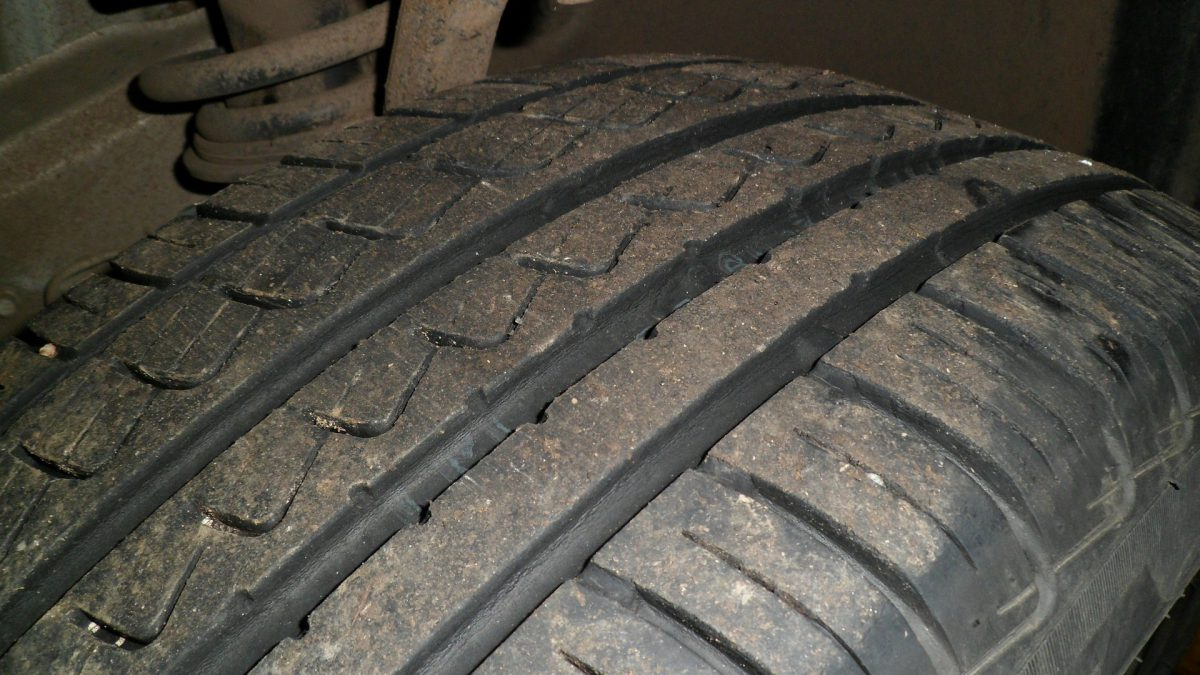
#> input picture data/images/test.jpg, 1200 x 675 px
$ python main.py   (older library calls are emulated)
#> lines starting #> are read from the running program, lines starting #| are printed output that depends on the picture
### src/stage1_preprocessing.py
import cv2
import matplotlib.pyplot as plt


def preprocess_image(image_path):
#> called with image_path = 'data/images/test.jpg'
    img = cv2.imread(image_path)
#> img is the input picture: shape (675, 1200, 3); mean B, G, R 70.4, 78.6, 81.3
    if img is None:
        raise ValueError(f"Image not found: {image_path}")

    gray     = cv2.cvtColor(img, cv2.COLOR_BGR2GRAY)
    clahe    = cv2.createCLAHE(clipLimit=2.0, tileGridSize=(8, 8))
    enhanced = clahe.apply(gray)
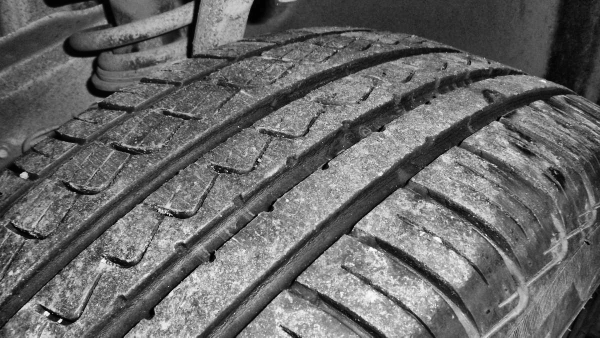
#> enhanced: shape (675, 1200) (shown at 1/2 size); min 0, max 254, mean 104.1
    blurred  = cv2.GaussianBlur(enhanced, (5, 5), 0)

    return img, gray, enhanced, blurred


def show_stage1(img, gray, enhanced, blurred, save_path="outputs/output_stage1.png"):
#> called with save_path = 'outputs/output_stage1.png'
    fig, axes = plt.subplots(1, 4, figsize=(14, 4))
    fig.suptitle("STAGE 1 — Preprocessing", fontsize=13, fontweight='bold')

    axes[0].imshow(cv2.cvtColor(img, cv2.COLOR_BGR2RGB))
    axes[0].set_title("Original")
    axes[0].axis("off")

    axes[1].imshow(gray, cmap='gray')
    axes[1].set_title("Grayscale")
    axes[1].axis("off")

    axes[2].imshow(enhanced, cmap='gray')
    axes[2].set_title("CLAHE")
    axes[2].axis("off")

    axes[3].imshow(blurred, cmap='gray')
    axes[3].set_title("Blurred (output)")
    axes[3].axis("off")

    plt.tight_layout()
    plt.savefig(save_path, dpi=120, bbox_inches='tight')
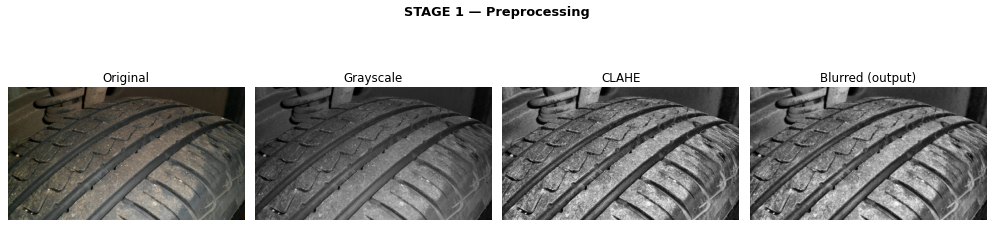
#> figure drawn by matplotlib, 4 panels
    plt.show()
    print(f"✅ Stage 1 done → {save_path}")

### src/stage2_roi.py
import cv2
import numpy as np
import matplotlib.pyplot as plt


def extract_roi(blurred):
    h, w = blurred.shape

    # Primary strategy: center crop — avoids background edge interference
    # and handles angled tyres where contour detection fails
    roi = blurred[int(h * 0.2):int(h * 0.8), :]

    # Edge detection — run on smoothed signal only (not raw roi)
    smooth = cv2.GaussianBlur(roi, (5, 5), 0)
    edges  = cv2.Canny(smooth, 50, 150)

    # Morphological closing to connect groove edges into bands
    kernel = cv2.getStructuringElement(cv2.MORPH_RECT, (15, 15))
    closed = cv2.morphologyEx(edges, cv2.MORPH_CLOSE, kernel)

    # Optional refinement: use contour only if a clear horizontal band exists
    refined_roi = roi
    contours, _ = cv2.findContours(closed, cv2.RETR_EXTERNAL, cv2.CHAIN_APPROX_SIMPLE)

    if contours:
        largest      = max(contours, key=cv2.contourArea)
        x, y, cw, ch = cv2.boundingRect(largest)
        aspect_ratio  = cw / ch if ch > 0 else 0
        if aspect_ratio > 2 and cw > w * 0.4:
            refined_roi = roi[y:y+ch, x:x+cw]

    return refined_roi, edges, closed


def show_stage2(blurred, roi, edges, refined_roi, save_path="outputs/output_stage2.png"):
    fig, axes = plt.subplots(1, 4, figsize=(14, 4))
    fig.suptitle("STAGE 2 — ROI Extraction", fontsize=13, fontweight='bold')

    axes[0].imshow(blurred,     cmap='gray')
    axes[0].set_title("Blurred Input")
    axes[0].axis("off")

    axes[1].imshow(roi,         cmap='gray')
    axes[1].set_title("Center Crop ROI")
    axes[1].axis("off")

    axes[2].imshow(edges,       cmap='gray')
    axes[2].set_title("Canny Edges")
    axes[2].axis("off")

    axes[3].imshow(refined_roi, cmap='gray')
    axes[3].set_title("Final ROI")
    axes[3].axis("off")

    plt.tight_layout()
    plt.savefig(save_path, dpi=120, bbox_inches='tight')
    plt.show()
    print(f"✅ Stage 2 done → {save_path}")

### src/stage3_tsci.py
"""
STAGE 3 — Tyre Surface Clarity Index (TSCI) via 2-D DFT
=========================================================
Module : M3 (Frequency-Domain Analysis)
Purpose: Quantify tread wear severity through the spatial-frequency
         energy distribution of the tread-band ROI.

Core Novel Contribution
-----------------------
We define the Tyre Surface Clarity Index (TSCI):

        TSCI = E_HF / E_total

where
  E_HF    = sum of 2-D DFT magnitude coefficients whose spatial
            frequency radius exceeds a threshold r_th
  E_total = sum of ALL 2-D DFT magnitude coefficients (excl. DC)

Physical Justification
----------------------
A new tyre has deep, sharp grooves that produce strong high-spatial-
frequency edges in the tread image. As the tyre wears, grooves become
shallower and the surface flattens, attenuating high-frequency energy
and concentrating spectral power in the low-frequency (DC) band.
TSCI therefore DECREASES monotonically with tread wear — a physically
well-founded and lighting-invariant metric.

Unlike shadow-width methods (which depend on illumination angle and
camera distance), 2-D DFT energy ratios are insensitive to uniform
brightness changes and moderate perspective distortions.

Classification thresholds (empirically determined from dataset;
see calibration notebook):
  TSCI > T_safe    → Safe
  T_warn < TSCI ≤ T_safe → Warning
  TSCI ≤ T_warn    → Dangerous

Steps
-----
1. Resize ROI to fixed 256×128 (standardises spatial frequency scale)
2. 2-D FFT → shift DC to centre → log-magnitude spectrum
3. Build annular high-frequency mask (r > r_th = 20 % of min dimension)
4. Compute TSCI = E_HF / E_total
5. Classify using empirically set thresholds
6. Visualise: ROI | log spectrum | frequency mask | radial energy profile
"""

import cv2
import numpy as np
import matplotlib.pyplot as plt


# ---------------------------------------------------------------------------
# Tunable constants — adjust after dataset calibration
# ---------------------------------------------------------------------------
ROI_W        = 256       # fixed resize width
ROI_H        = 128       # fixed resize height
FREQ_RADIUS  = 0.20      # high-freq threshold as fraction of min(H, W)
TSCI_SAFE    = 0.55      # TSCI > this → Safe      (calibrate on dataset)
TSCI_WARN    = 0.35      # TSCI > this → Warning   (calibrate on dataset)


def _build_hf_mask(h: int, w: int, radius_frac: float) -> np.ndarray:
    """
    Build a binary annular mask in the frequency domain.
    Pixels OUTSIDE the central low-frequency disc = 1 (high frequency).

    Parameters
    ----------
    h, w         : image height and width (after resize)
    radius_frac  : threshold radius as a fraction of min(h, w)

    Returns
    -------
    mask : ndarray bool (h, w)  — True where high-frequency
    """
    cy, cx = h // 2, w // 2
    r_th   = radius_frac * min(h, w)
    Y, X   = np.ogrid[:h, :w]
    dist   = np.sqrt((Y - cy) ** 2 + (X - cx) ** 2)
    return dist > r_th


def compute_tsci(roi: np.ndarray):
    """
    Compute the Tyre Surface Clarity Index (TSCI) for a tread ROI.

    Parameters
    ----------
    roi : ndarray (h, w)   Grayscale tread ROI from Stage 2.

    Returns
    -------
    tsci        : float   TSCI value in [0, 1]
    label       : str     'Safe' | 'Warning' | 'Dangerous'
    roi_resized : ndarray standardised ROI used for DFT
    log_mag     : ndarray log-magnitude spectrum (shifted)
    hf_mask     : ndarray high-frequency binary mask
    e_hf        : float   high-frequency energy
    e_total     : float   total energy (excl. DC)
    radial_prof : ndarray mean magnitude vs radius (for visualisation)
    """
    # Step 1: Standardise size
    roi_resized = cv2.resize(roi, (ROI_W, ROI_H),
                             interpolation=cv2.INTER_AREA)

    # Step 2: 2-D FFT
    f_complex = np.fft.fft2(roi_resized.astype(np.float64))
    f_shifted = np.fft.fftshift(f_complex)
    magnitude = np.abs(f_shifted)

    # Suppress DC component for energy ratio (avoid DC domination)
    h, w     = magnitude.shape
    cy, cx   = h // 2, w // 2
    magnitude[cy, cx] = 0.0

    # Log-magnitude for visualisation
    log_mag = np.log1p(magnitude)

    # Step 3: High-frequency mask
    hf_mask = _build_hf_mask(h, w, FREQ_RADIUS)

    # Step 4: TSCI
    e_total = float(np.sum(magnitude))
    e_hf    = float(np.sum(magnitude[hf_mask]))
    tsci    = e_hf / e_total if e_total > 0 else 0.0

    # Step 5: Classification
    if tsci > TSCI_SAFE:
        label = "Safe"
    elif tsci > TSCI_WARN:
        label = "Warning"
    else:
        label = "Dangerous"

    # Radial energy profile (for visualisation / paper figure)
    Y, X    = np.ogrid[:h, :w]
    dist    = np.sqrt((Y - cy) ** 2 + (X - cx) ** 2).astype(int)
    r_max   = int(np.max(dist))
    radial_prof = np.array([
        np.mean(magnitude[dist == r]) if np.any(dist == r) else 0.0
        for r in range(r_max + 1)
    ])

    return tsci, label, roi_resized, log_mag, hf_mask, e_hf, e_total, radial_prof


# [8 lines left out: function classify_tsci, not called in this run]


def show_stage3(roi_resized, log_mag, hf_mask, tsci, label,
                e_hf, e_total, radial_prof,
                save_path="outputs/output_stage3.png"):
    """Visualise and save Stage 3 outputs as a 2×2 figure."""
    h, w = log_mag.shape
    cy, cx = h // 2, w // 2
    r_th_px = FREQ_RADIUS * min(h, w)

    fig, axes = plt.subplots(2, 2, figsize=(14, 9))
    fig.suptitle(
        f"Stage 3 — TSCI = {tsci:.4f}  |  Label: {label}  |  "
        f"E_HF/E_total = {e_hf:.1f}/{e_total:.1f}",
        fontsize=12, fontweight='bold'
    )

    # Panel 1: Standardised ROI
    axes[0, 0].imshow(roi_resized, cmap='gray')
    axes[0, 0].set_title("Standardised Tread ROI (256×128)", fontsize=10)
    axes[0, 0].axis("off")

    # Panel 2: Log-magnitude DFT spectrum
    axes[0, 1].imshow(log_mag, cmap='inferno')
    circle = plt.Circle((cx, cy), r_th_px, color='cyan',
                         fill=False, linewidth=1.5,
                         label=f"HF boundary (r={r_th_px:.0f}px)")
    axes[0, 1].add_patch(circle)
    axes[0, 1].set_title("Log-Magnitude DFT Spectrum", fontsize=10)
    axes[0, 1].legend(fontsize=8, loc='lower right')
    axes[0, 1].axis("off")

    # Panel 3: High-frequency mask
    overlay = log_mag / (log_mag.max() + 1e-9)
    overlay_rgb = np.stack([overlay] * 3, axis=-1)
    overlay_rgb[hf_mask, 0] = 1.0   # red channel highlights HF region
    overlay_rgb[hf_mask, 1] = 0.0
    overlay_rgb[hf_mask, 2] = 0.0
    axes[1, 0].imshow(overlay_rgb)
    axes[1, 0].set_title(
        f"HF Mask (r > {FREQ_RADIUS*100:.0f}% of min-dim)\n"
        f"Red = high-frequency energy region", fontsize=9
    )
    axes[1, 0].axis("off")

    # Panel 4: Radial energy profile
    axes[1, 1].plot(radial_prof, color='steelblue', linewidth=1.2)
    axes[1, 1].axvline(r_th_px, color='red', linestyle='--',
                       linewidth=1.2, label=f"HF threshold (r={r_th_px:.0f})")
    axes[1, 1].set_title("Mean Radial Energy Profile", fontsize=10)
    axes[1, 1].set_xlabel("Spatial frequency radius (px)", fontsize=9)
    axes[1, 1].set_ylabel("Mean DFT magnitude", fontsize=9)
    axes[1, 1].legend(fontsize=8)
    axes[1, 1].grid(True, linewidth=0.4, alpha=0.5)

    plt.tight_layout()
    plt.savefig(save_path, dpi=150, bbox_inches='tight')
    plt.close()
    print(f"  [Stage 3] ✅ Saved → {save_path}")
    print(f"  [Stage 3]    TSCI       = {tsci:.4f}")
    print(f"  [Stage 3]    E_HF       = {e_hf:.2f}")
    print(f"  [Stage 3]    E_total    = {e_total:.2f}")
    print(f"  [Stage 3]    Label      = {label}")

### src/stage4_texture.py
import cv2
import numpy as np
from skimage.feature import graycomatrix, graycoprops, local_binary_pattern
import matplotlib.pyplot as plt


# -------------------------------
# EDGE DENSITY FUNCTION (NEW)
# -------------------------------
def compute_edge_density(gray):
    median = np.median(gray)

    lower = int(max(0, 0.67 * median))
    upper = int(min(255, 1.33 * median))

    edges = cv2.Canny(gray, lower, upper)

    density = np.count_nonzero(edges) / edges.size
    return density


def extract_texture_features(image):
    # -------------------------------
    # Ensure grayscale
    # -------------------------------
    if len(image.shape) == 3:
        gray = cv2.cvtColor(image, cv2.COLOR_BGR2GRAY)
    else:
        gray = image

    # -------------------------------
    # GLCM
    # -------------------------------
    glcm = graycomatrix(gray, distances=[1], angles=[0],
                        levels=256, symmetric=True, normed=True)

    contrast = graycoprops(glcm, 'contrast')[0, 0]
    dissimilarity = graycoprops(glcm, 'dissimilarity')[0, 0]
    homogeneity = graycoprops(glcm, 'homogeneity')[0, 0]
    energy = graycoprops(glcm, 'energy')[0, 0]
    correlation = graycoprops(glcm, 'correlation')[0, 0]

    # -------------------------------
    # LBP
    # -------------------------------
    radius = 1
    n_points = 8 * radius

    lbp = local_binary_pattern(gray, n_points, radius, method='uniform')

    lbp_hist, _ = np.histogram(
        lbp.ravel(),
        bins=np.arange(0, n_points + 3),
        range=(0, n_points + 2)
    )

    lbp_hist = lbp_hist.astype("float")
    lbp_hist /= (lbp_hist.sum() + 1e-6)

    # -------------------------------
    # EDGE FEATURE (NEW)
    # -------------------------------
    edge_density = compute_edge_density(gray)

    # -------------------------------
    # Convert to dictionary
    # -------------------------------
    glcm_dict = {
        "contrast": contrast,
        "dissimilarity": dissimilarity,
        "homogeneity": homogeneity,
        "energy": energy,
        "correlation": correlation,
        "edge_density": edge_density
    }

    # -------------------------------
    # Feature vector (UPDATED)
    # -------------------------------
    feat_vec = [
        contrast,
        dissimilarity,
        homogeneity,
        energy,
        correlation,
        edge_density
    ]

    return feat_vec, glcm_dict, lbp_hist, lbp


# -------------------------------
# SHOW FUNCTION
# -------------------------------
def show_stage4(roi, glcm_feats, lbp_hist, lbp_img,
                save_path="outputs/output_stage4.png"):

    fig, axes = plt.subplots(1, 3, figsize=(12, 4))

    fig.suptitle("Stage 4 — Texture Analysis (GLCM + LBP)",
                 fontsize=12, fontweight='bold')

    axes[0].imshow(roi, cmap='gray')
    axes[0].set_title("Tread ROI")
    axes[0].axis("off")

    axes[1].imshow(lbp_img, cmap='gray')
    axes[1].set_title("LBP Image")
    axes[1].axis("off")

    axes[2].plot(lbp_hist)
    axes[2].set_title("LBP Histogram")

    plt.tight_layout()
    plt.savefig(save_path, dpi=150)
    plt.close()

    print(f"  [Stage 4] ✅ Saved → {save_path}")

### src/stage5_fusion.py
"""
STAGE 5 — KNN Training, Evaluation & Fusion Decision
=====================================================
Module : Fusion (M3 + M6 integrated)
Purpose: (A) Train a K-Nearest-Neighbour classifier on texture
             features extracted from the full dataset.
         (B) Define the fusion logic that selects between the
             primary TSCI path and the KNN fallback path.

Fusion Strategy
---------------
Primary path  (TSCI)  — used when the DFT signal is reliable.
              Indicator: TSCI value is not near the decision
              boundaries (|TSCI - threshold| > margin).

Fallback path (KNN)   — used when TSCI is ambiguous, i.e. the
              DFT energy ratio falls in the uncertain band near
              a threshold.

This hybrid design gives the system two independent channels of
evidence — frequency-domain and texture-domain — each grounded
in a different module of classical DIP.
"""

import numpy as np
import joblib
import os
from sklearn.neighbors import KNeighborsClassifier
from sklearn.model_selection import train_test_split, StratifiedKFold, cross_val_score
from sklearn.metrics import classification_report, confusion_matrix
from sklearn.preprocessing import StandardScaler
import matplotlib.pyplot as plt


# ---------------------------------------------------------------------------
# Constants
# ---------------------------------------------------------------------------
LABEL_MAP    = {0: "Safe", 1: "Warning", 2: "Dangerous"}
KNN_K        = 5       # tuned by cross-validation
TEST_SIZE    = 0.30
RANDOM_STATE = 42
TSCI_MARGIN  = 0.05    # ambiguity margin around each threshold


# [66 lines left out: function train_knn, not called in this run]


def load_knn(save_dir: str = "outputs"):
    """Load a previously trained KNN model and scaler."""
    knn_path    = os.path.join(save_dir, "knn_model.pkl")
    scaler_path = os.path.join(save_dir, "scaler.pkl")
    if not os.path.exists(knn_path):
        return None, None
    knn    = joblib.load(knn_path)
    scaler = joblib.load(scaler_path)
    return knn, scaler


def fusion_decision(tsci: float,
                    texture_features: np.ndarray,
                    knn=None,
                    scaler=None,
                    tsci_safe: float = 0.55,
                    tsci_warn: float = 0.35,
                    margin: float    = TSCI_MARGIN):
    """
    Hybrid fusion: choose TSCI or KNN path based on confidence.

    Decision rule
    -------------
    If TSCI is clearly above/below both thresholds by at least
    `margin`, the DFT signal is unambiguous → use TSCI label.
    Otherwise the image falls in a transition zone → use KNN.

    Parameters
    ----------
    tsci             : float   TSCI value from Stage 3
    texture_features : ndarray (31,) from Stage 4
    knn, scaler      : trained classifier and scaler (may be None)
    tsci_safe        : upper classification threshold
    tsci_warn        : lower classification threshold
    margin           : ambiguity band half-width around thresholds

    Returns
    -------
    label  : str   'Safe' | 'Warning' | 'Dangerous'
    method : str   description of path taken
    """
    # Check whether TSCI falls in an ambiguous transition zone
    near_safe = abs(tsci - tsci_safe) < margin
    near_warn = abs(tsci - tsci_warn) < margin
    ambiguous = near_safe or near_warn

    if not ambiguous:
        # TSCI is confident — use frequency-domain classification
        if tsci > tsci_safe:
            label = "Safe"
        elif tsci > tsci_warn:
            label = "Warning"
        else:
            label = "Dangerous"
        method = "Frequency-domain (TSCI) — high confidence"

    elif knn is not None and scaler is not None:
        # TSCI is ambiguous — defer to texture KNN
        feat_scaled = scaler.transform([texture_features])
        pred        = knn.predict(feat_scaled)[0]
        label       = LABEL_MAP.get(pred, "Unknown")
        method      = "Texture-domain (KNN) — TSCI ambiguous"

    else:
        # No trained KNN available — fall back to raw TSCI
        if tsci > tsci_safe:
            label = "Safe"
        elif tsci > tsci_warn:
            label = "Warning"
        else:
            label = "Dangerous"
        method = "Frequency-domain (TSCI) — KNN not trained yet"

    return label, method


# [26 lines left out: function _plot_confusion, not called in this run]

### src/main.py
"""
main.py — Single-Image Tyre Tread Wear Severity Estimation
===========================================================
Run: python src/main.py

This runs the complete 5-stage pipeline on ONE test image and
prints the final severity label with full diagnostic output.

To process the full dataset and train KNN, run:
  python src/batch_process.py
"""

import sys
import os

SRC_DIR     = os.path.dirname(os.path.abspath(__file__))
ROOT_DIR    = os.path.dirname(SRC_DIR)
OUTPUTS_DIR = os.path.join(ROOT_DIR, "outputs")
IMAGE_PATH  = os.path.join(ROOT_DIR, "data", "images", "test.jpg")

sys.path.insert(0, SRC_DIR)
os.makedirs(OUTPUTS_DIR, exist_ok=True)

from stage1_preprocessing import preprocess_image, show_stage1
from stage2_roi           import extract_roi,      show_stage2
from stage3_tsci          import compute_tsci,     show_stage3
from stage4_texture       import extract_texture_features, show_stage4
from stage5_fusion        import fusion_decision,  load_knn


def main():
    print("\n" + "=" * 60)
    print("  TYRE TREAD WEAR SEVERITY ESTIMATION")
    print("  Classical Digital Image Processing Pipeline")
    print("=" * 60)

    # ------------------------------------------------------------------
    # Stage 1 — Preprocessing & Enhancement (M2)
    # ------------------------------------------------------------------
    print("\n  [Stage 1] Preprocessing ...")
    img, gray, enhanced, blurred = preprocess_image(IMAGE_PATH)
    show_stage1(img, gray, enhanced, blurred,
                save_path=os.path.join(OUTPUTS_DIR, "output_stage1.png"))

    # ------------------------------------------------------------------
    # Stage 2 — ROI Extraction (M5)
    # ------------------------------------------------------------------
    print("  [Stage 2] ROI Extraction ...")
    h = blurred.shape[0]
    coarse_roi            = blurred[int(h * 0.20): int(h * 0.80), :]
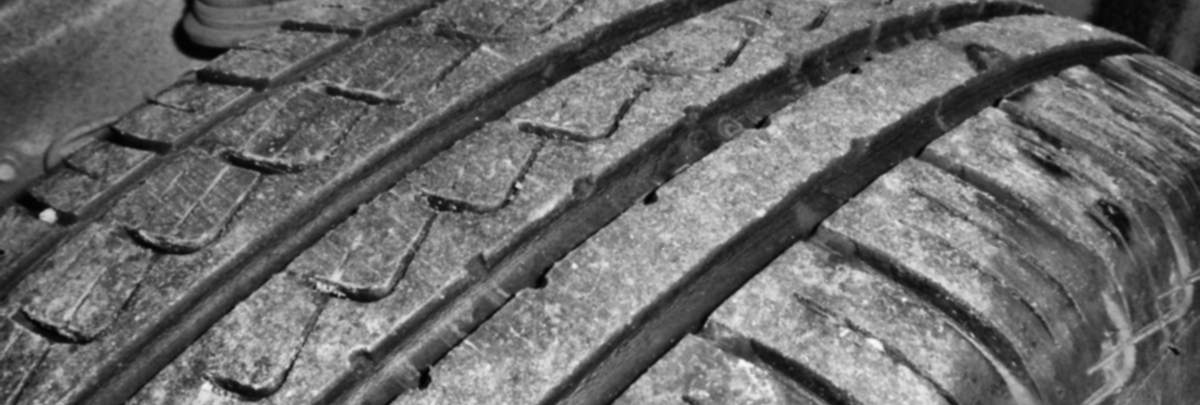
#> coarse_roi: shape (405, 1200); min 2, max 249, mean 106.7
    refined_roi, edges, closed = extract_roi(blurred)
#> (the rest of the program and of its run is left out)
